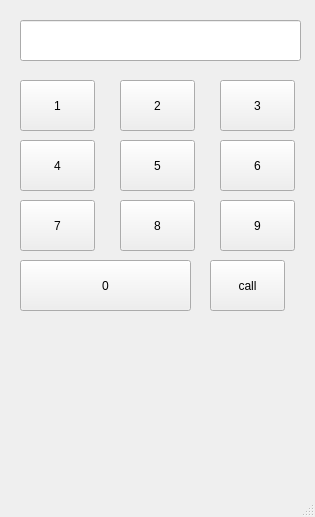
<?xml version="1.0" encoding="UTF-8"?>
<ui version="4.0">
 <class>MainWindow</class>
 <widget class="QMainWindow" name="MainWindow">
  <property name="geometry">
   <rect>
    <x>0</x>
    <y>0</y>
    <width>315</width>
    <height>517</height>
   </rect>
  </property>
  <property name="windowTitle">
   <string>MainWindow</string>
  </property>
  <widget class="QWidget" name="centralwidget">
   <widget class="QLineEdit" name="line">
    <property name="geometry">
     <rect>
      <x>20</x>
      <y>20</y>
      <width>281</width>
      <height>41</height>
     </rect>
    </property>
    <property name="alignment">
     <set>Qt::AlignRight|Qt::AlignTrailing|Qt::AlignVCenter</set>
    </property>
   </widget>
   <widget class="QPushButton" name="bt1">
    <property name="geometry">
     <rect>
      <x>20</x>
      <y>80</y>
      <width>75</width>
      <height>51</height>
     </rect>
    </property>
    <property name="text">
     <string>1</string>
    </property>
   </widget>
   <widget class="QPushButton" name="bt2">
    <property name="geometry">
     <rect>
      <x>120</x>
      <y>80</y>
      <width>75</width>
      <height>51</height>
     </rect>
    </property>
    <property name="text">
     <string>2</string>
    </property>
   </widget>
   <widget class="QPushButton" name="bt3">
    <property name="geometry">
     <rect>
      <x>220</x>
      <y>80</y>
      <width>75</width>
      <height>51</height>
     </rect>
    </property>
    <property name="text">
     <string>3</string>
    </property>
   </widget>
   <widget class="QPushButton" name="bt5">
    <property name="geometry">
     <rect>
      <x>120</x>
      <y>140</y>
      <width>75</width>
      <height>51</height>
     </rect>
    </property>
    <property name="text">
     <string>5</string>
    </property>
   </widget>
   <widget class="QPushButton" name="bt6">
    <property name="geometry">
     <rect>
      <x>220</x>
      <y>140</y>
      <width>75</width>
      <height>51</height>
     </rect>
    </property>
    <property name="text">
     <string>6</string>
    </property>
   </widget>
   <widget class="QPushButton" name="bt4">
    <property name="geometry">
     <rect>
      <x>20</x>
      <y>140</y>
      <width>75</width>
      <height>51</height>
     </rect>
    </property>
    <property name="text">
     <string>4</string>
    </property>
   </widget>
   <widget class="QPushButton" name="bt8">
    <property name="geometry">
     <rect>
      <x>120</x>
      <y>200</y>
      <width>75</width>
      <height>51</height>
     </rect>
    </property>
    <property name="text">
     <string>8</string>
    </property>
   </widget>
   <widget class="QPushButton" name="bt9">
    <property name="geometry">
     <rect>
      <x>220</x>
      <y>200</y>
      <width>75</width>
      <height>51</height>
     </rect>
    </property>
    <property name="text">
     <string>9</string>
    </property>
   </widget>
   <widget class="QPushButton" name="bt7">
    <property name="geometry">
     <rect>
      <x>20</x>
      <y>200</y>
      <width>75</width>
      <height>51</height>
     </rect>
    </property>
    <property name="text">
     <string>7</string>
    </property>
   </widget>
   <widget class="QPushButton" name="bt0">
    <property name="geometry">
     <rect>
      <x>20</x>
      <y>260</y>
      <width>171</width>
      <height>51</height>
     </rect>
    </property>
    <property name="text">
     <string>0</string>
    </property>
   </widget>
   <widget class="QPushButton" name="bt_call">
    <property name="geometry">
     <rect>
      <x>210</x>
      <y>260</y>
      <width>75</width>
      <height>51</height>
     </rect>
    </property>
    <property name="text">
     <string>call</string>
    </property>
   </widget>
  </widget>
  <widget class="QMenuBar" name="menubar">
   <property name="geometry">
    <rect>
     <x>0</x>
     <y>0</y>
     <width>315</width>
     <height>21</height>
    </rect>
   </property>
  </widget>
  <widget class="QStatusBar" name="statusbar"/>
 </widget>
 <resources/>
 <connections/>
</ui>
